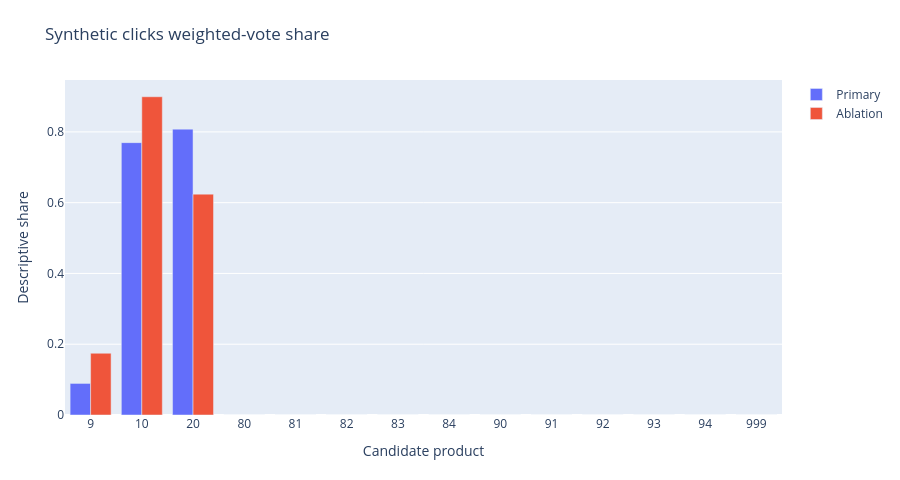

Notebook source saved alongside this figure:
### Markdown cell above
## 1 · Clicks weighted support
Each source session counts once; unsupported candidates remain zero.

### Code cell
f=go.Figure()
f.add_trace(go.Bar(name='Primary',x=candidates.astype(str),y=primary[:,1]))
f.add_trace(go.Bar(name='Ablation',x=candidates.astype(str),y=ablation[:,1]))
f.update_layout(title='Synthetic clicks weighted-vote share',xaxis_title='Candidate product',yaxis_title='Descriptive share',barmode='group');emit(f)

### Figure 1 — Plotly figure (JSON) as saved in the notebook; plotly's stock layout.template omitted (floating-point values rounded to 4 significant figures)
{"data": [{"name": "Primary", "type": "bar", "x": ["9", "10", "20", "80", "81", "82", "83", "84", "90", "91", "92", "93", "94", "999"], "y": [0.08922, 0.7696, 0.8078, 0.0, 0.0, 0.0, 0.0, 0.0, 0.0, 0.0, 0.0, 0.0, 0.0, 0.0]}, {"name": "Ablation", "type": "bar", "x": ["9", "10", "20", "80", "81", "82", "83", "84", "90", "91", "92", "93", "94", "999"], "y": [0.1745, 0.8993, 0.6241, 0.0, 0.0, 0.0, 0.0, 0.0, 0.0, 0.0, 0.0, 0.0, 0.0, 0.0]}], "layout": {"barmode": "group", "height": 480, "margin": {"b": 65, "l": 65, "r": 35, "t": 80}, "title": {"text": "Synthetic clicks weighted-vote share"}, "xaxis": {"title": {"text": "Candidate product"}}, "yaxis": {"title": {"text": "Descriptive share"}}}}
